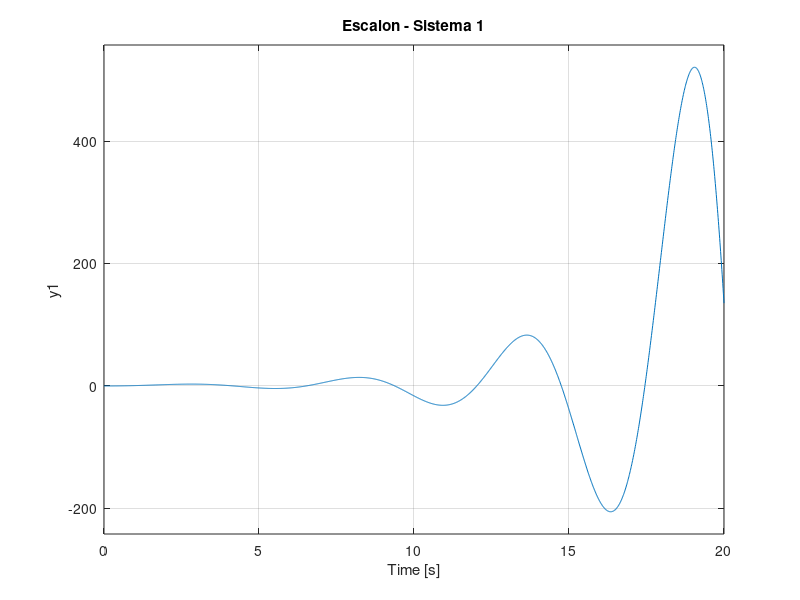
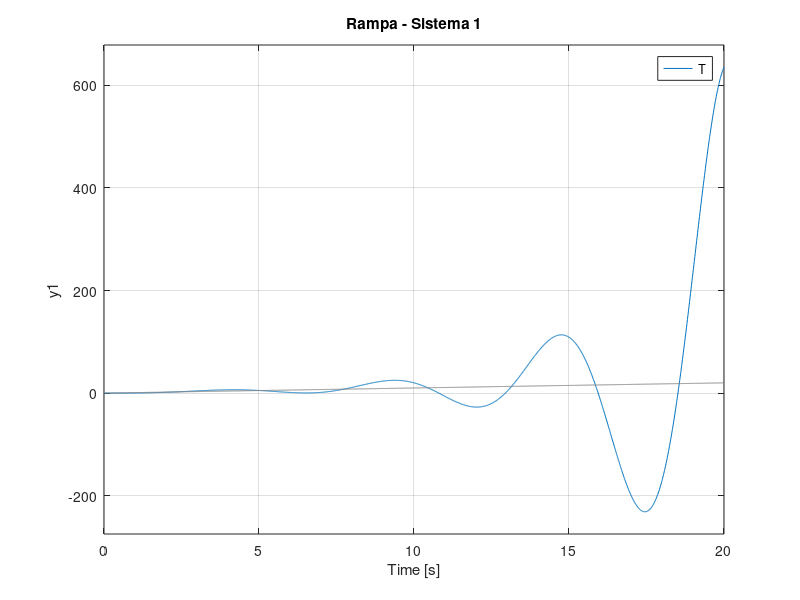
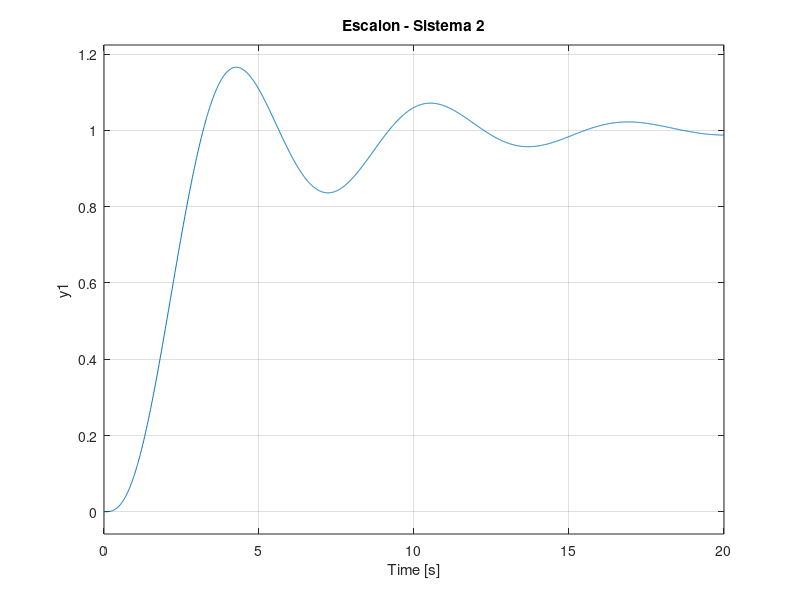
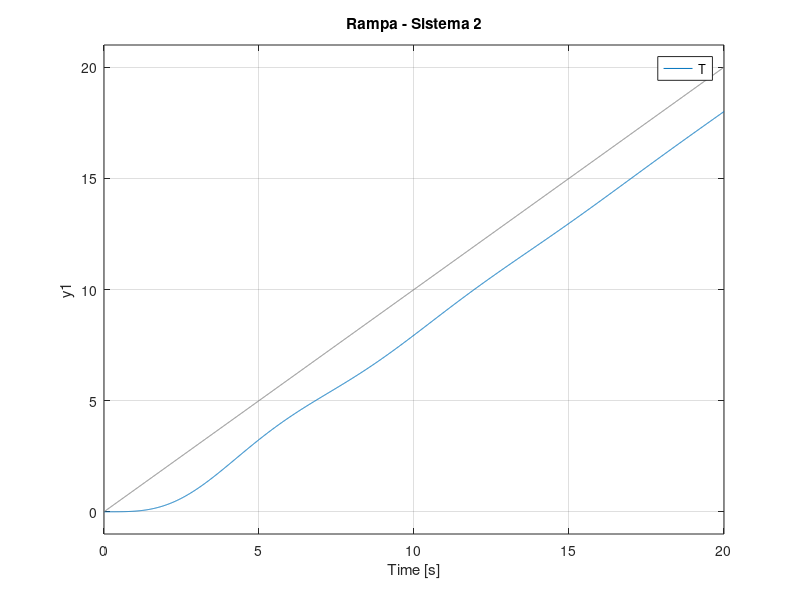

Reproduce these figures in MATLAB, in order.
clc;
clear;
close all;

s = tf('s');
k = 1;

%% SISTEMAS

G{1} = (k*(s+1))/(s^3);

G{2} = (k*(s+1))/(s*(s+2)*(s^2+s+1));

G{3} = (k*(s+3))/(s*(s+1)*(s+2));

G{4} = k/((s+2)*(s-5));

G{5} = (k*(s+1))/((s+5)*(s^2-9));

G{6} = (k*(s+1))/(s*(s-1));

t = 0:0.01:20;

rampa = t;

for i = 1:length(G)

    fprintf('\n========================\n');
    fprintf('Sistema %d\n',i);
    fprintf('========================\n');

    %% Lazo cerrado

    T = feedback(G{i},1);

    %% Polos

    p = pole(T);

    fprintf('Polos del lazo cerrado:\n');
    disp(p)

    %% Estabilidad

    p = pole(T);

    if all(real(p) < 0)

        fprintf('Sistema ESTABLE\n');

    elseif any(real(p) > 0)

        fprintf('Sistema INESTABLE\n');

    else

        fprintf('Sistema MARGINALMENTE ESTABLE\n');

    end
    %% Escalon

    figure;
    step(T,t);
    grid on;
    title(['Escalon - Sistema ',num2str(i)])

    %% Rampa

    figure;
    lsim(T,rampa,t);
    grid on;
    title(['Rampa - Sistema ',num2str(i)])

end
